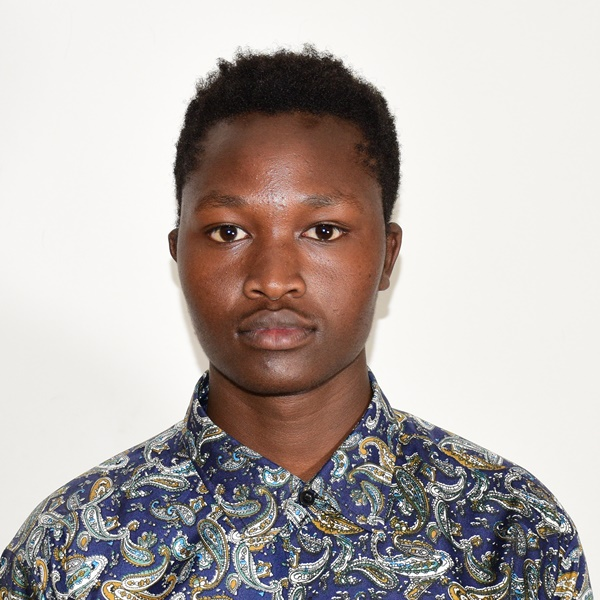
#> input picture backend/uploads/Gideon_Kiplagat-Passport_photo.jpg, 600 x 600 px
$ python -i hair_health.py   (imports and definitions only)
#> lines starting #> are read from the running program, lines starting #| are printed output that depends on the picture; after the words box and inside, x2 and y2 are one past the last pixel; in counts of white or black regions, pixels touching at a corner belong together
#Hair quality analysis
import cv2
import numpy as np

def analyze_hair_health(image_path):
    """
    Analyzes the hair health from the provided image path.

    Args:
        image_path (str): Path to the image file.

    Returns:
        dict: Hair health analysis results.
    """
    # Load the image
    image = cv2.imread(image_path)
#> image is the input picture: shape (600, 600, 3); mean B, G, R 172.3, 175.5, 183.6
    if image is None:
        raise ValueError("Image not found or unable to load.")

    # Convert the image to grayscale
    gray_image = cv2.cvtColor(image, cv2.COLOR_BGR2GRAY)
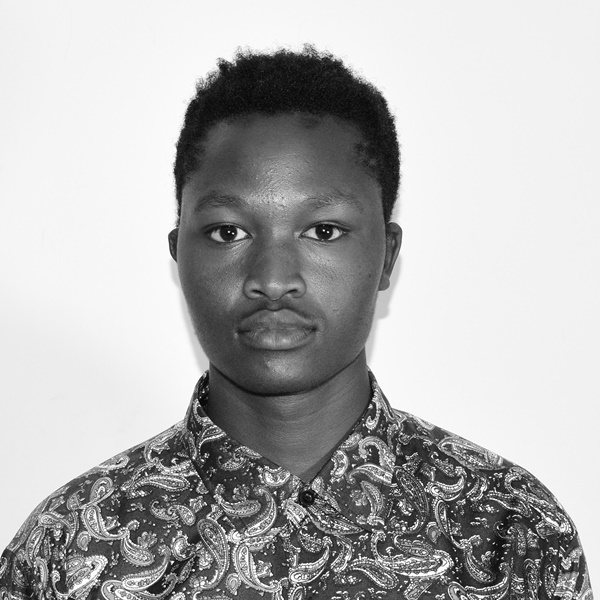
#> gray_image: shape (600, 600); min 1, max 255, mean 177.6

    # Apply Gaussian blur to reduce noise
    blurred_image = cv2.GaussianBlur(gray_image, (5, 5), 0)

    # Thresholding to create a binary image
    _, binary_image = cv2.threshold(blurred_image, 120, 255, cv2.THRESH_BINARY_INV)
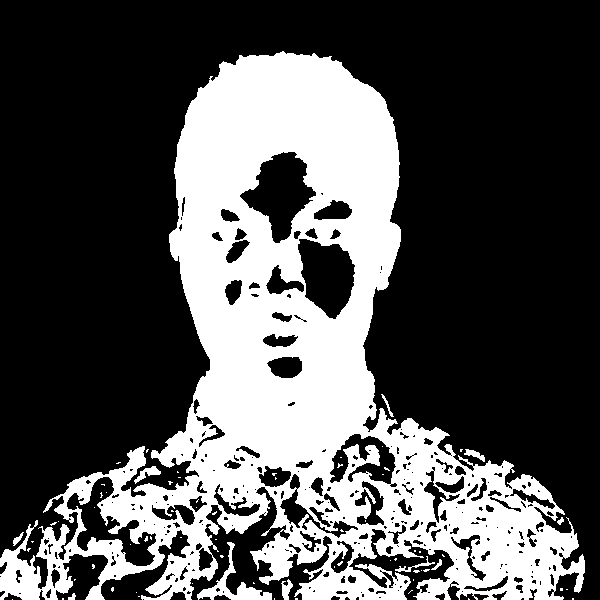
#> binary_image: shape (600, 600); 32.3% white; 71 white regions (60 under 20 px)

    # Find contours of the hair region
    contours, _ = cv2.findContours(binary_image, cv2.RETR_EXTERNAL, cv2.CHAIN_APPROX_SIMPLE)
#> contours = 50 contours, 39 with area under 20; largest, box (x1, y1, x2, y2) and area: (0, 51, 585, 600) 135470, (197, 542, 272, 600) 828, (134, 466, 161, 484) 143, (281, 579, 293, 600) 112, (464, 449, 485, 462) 88

    # Calculate hair density and health metrics
    hair_density = len(contours) / (image.shape[0] * image.shape[1]) * 100  # Percentage of hair pixels
#> hair_density = 0.0139

    # Placeholder for other metrics (e.g., shine, thickness)
    shine_score = np.random.uniform(0, 1)  # Simulated value for shine score
    thickness_score = np.random.uniform(0, 1)  # Simulated value for thickness score

    return {
        "hair_density": hair_density,
        "shine_score": shine_score,
        "thickness_score": thickness_score,
        "health_status": "Healthy" if hair_density > 0.5 else "Unhealthy"
    }

    def extract_hair_mask(image):
        """
        Extracts the hair region from the image using color segmentation.

        Args:
            image (numpy.ndarray): Input image.

        Returns:
            numpy.ndarray: Hair mask.
        """
        # Convert to HSV color space
        hsv_image = cv2.cvtColor(image, cv2.COLOR_BGR2HSV)

        # Define color range for hair (this may need adjustment based on hair color)
        lower_color = np.array([0, 50, 50])
        upper_color = np.array([180, 255, 255])

        # Create a mask for the hair region
        mask = cv2.inRange(hsv_image, lower_color, upper_color)

        return mask


>>> result = analyze_hair_health('../uploads/Gideon_Kiplagat-Passport_photo.jpg')
#> result = {'hair_density': 0.0139, 'shine_score': 0.549, 'thickness_score': 0.715, 'health_status': 'Unhealthy'}
